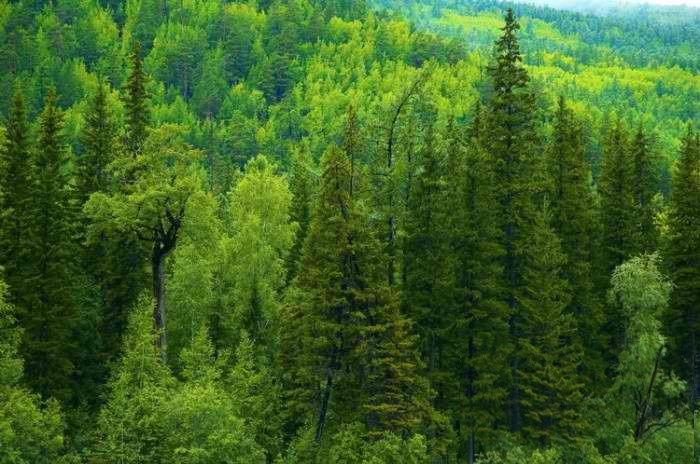
#> input picture assignment_3/image.jpg, 700 x 464 px
$ python app.py
#> lines starting #> are read from the running program, lines starting #| are printed output that depends on the picture; after the words box and inside, x2 and y2 are one past the last pixel; in counts of white or black regions, pixels touching at a corner belong together
import numpy as np
import cv2

image = cv2.imread('image.jpg')
#> image is the input picture: shape (464, 700, 3); mean B, G, R 36.5, 98.6, 61.6
(image_h, image_w, _) = image.shape
#> image_h = 464; image_w = 700

res_image = np.zeros((image_h, image_w // 2 * 3, 3), np.uint8)
res_image[:, : image_w] = image
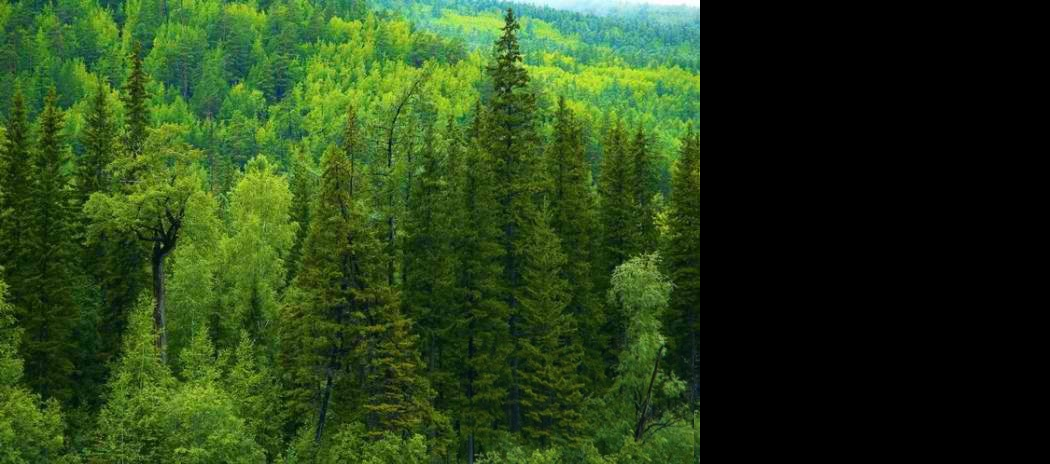
#> res_image: shape (464, 1050, 3); mean B, G, R 24.3, 65.7, 41.1

image2 = cv2.Canny(image, 200, 400)
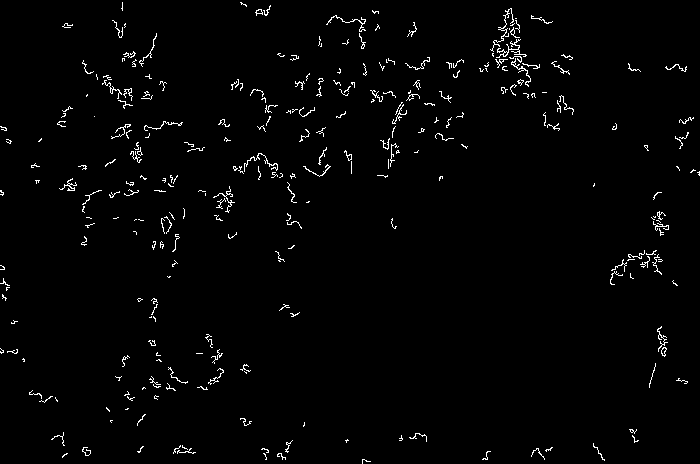
#> image2: shape (464, 700); 1.8% white in thin lines or dots
image2.resize(image_h, image_w, 1)
image2 = np.tile(image2, (1, 1, 3))
#> image2: shape (464, 700, 3); 1.8% white in thin lines or dots
image2 = cv2.resize(image2, None, fx=0.5, fy=0.5)
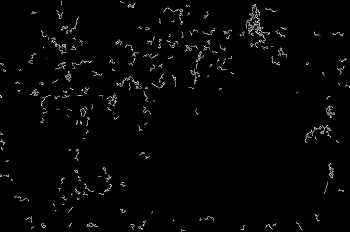
#> image2: shape (232, 350, 3); min 0, max 255, mean 4.5
res_image[: image_h // 2, image_w :] = image2
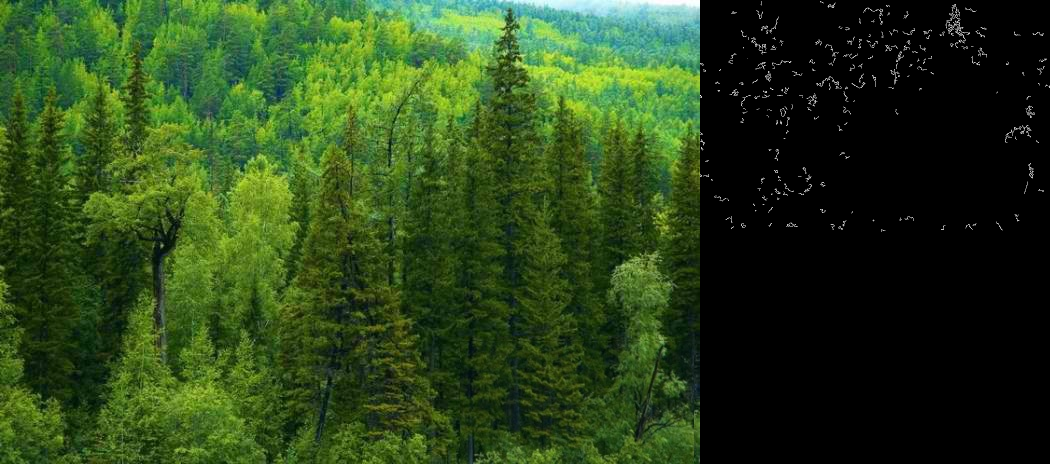
#> res_image: shape (464, 1050, 3); 0.65% of pixels changed, all inside (x1, y1, x2, y2) = (700, 1, 1050, 232)

image3 = cv2.blur(image, (7, 7))
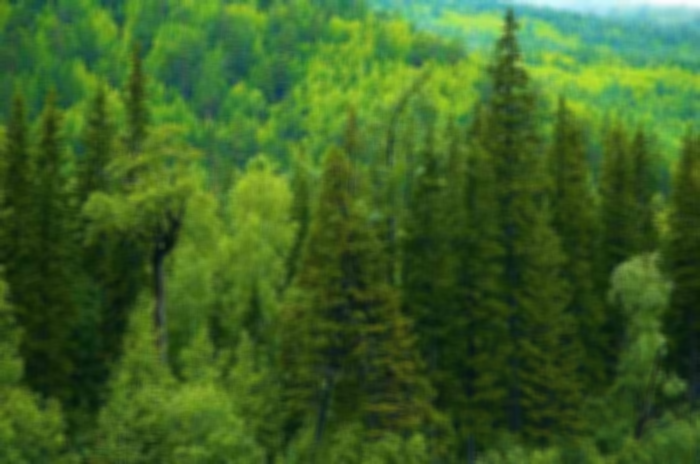
#> image3: shape (464, 700, 3); mean B, G, R 36.5, 98.6, 61.6
image3 = cv2.resize(image3, None, fx=0.25, fy=0.25)
#> image3: shape (116, 175, 3)
res_image[image_h // 2 : image_h // 4 * 3, image_w : image_w // 4 * 5] = image3

image4 = cv2.GaussianBlur(image, (7, 7), 0)
image4 = cv2.resize(image4, None, fx=0.25, fy=0.25)
#> image4: shape (116, 175, 3)
res_image[image_h // 2 : image_h // 4 * 3, image_w // 4 * 5 :] = image4

K = np.random.randint(0, 100, (7, 7))
K = K / K.sum()
image5 = cv2.filter2D(image, -1, K)
image5 = cv2.resize(image5, None, fx=0.25, fy=0.25)
#> image5: shape (116, 175, 3)
res_image[image_h // 4 * 3 :, image_w : image_w // 4 * 5] = image5

image6 = np.random.randint(0, 255, (image_h // 4, image_w // 4, 3))
res_image[image_h // 4 * 3 :, image_w // 4 * 5 :] = image6
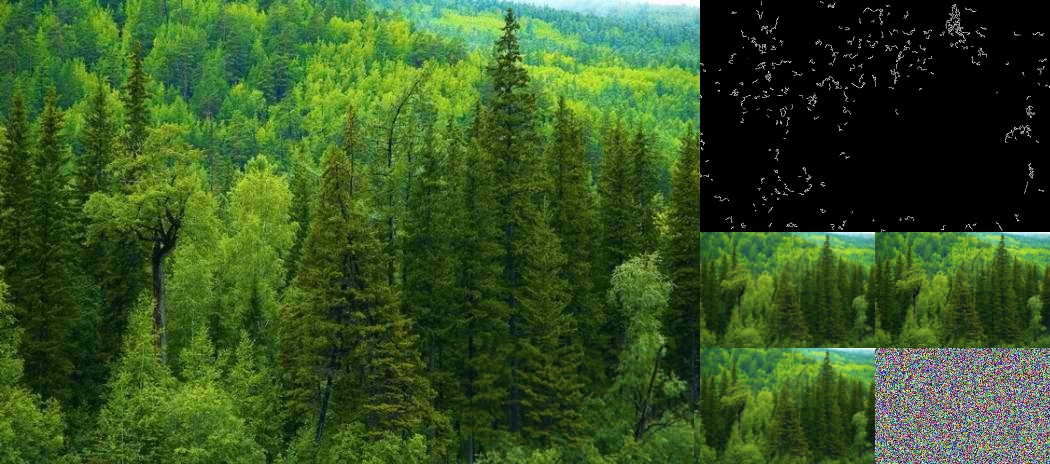
#> res_image: shape (464, 1050, 3); mean B, G, R 35, 84.1, 54.8

cv2.imshow('res_image', res_image)
k = cv2.waitKey(0)
#> (key Esc is pressed here)
cv2.imwrite('res_image.jpg', res_image)
cv2.destroyAllWindows()

$ run again, with assignment_3/img.jpg copied over assignment_3/image.jpg
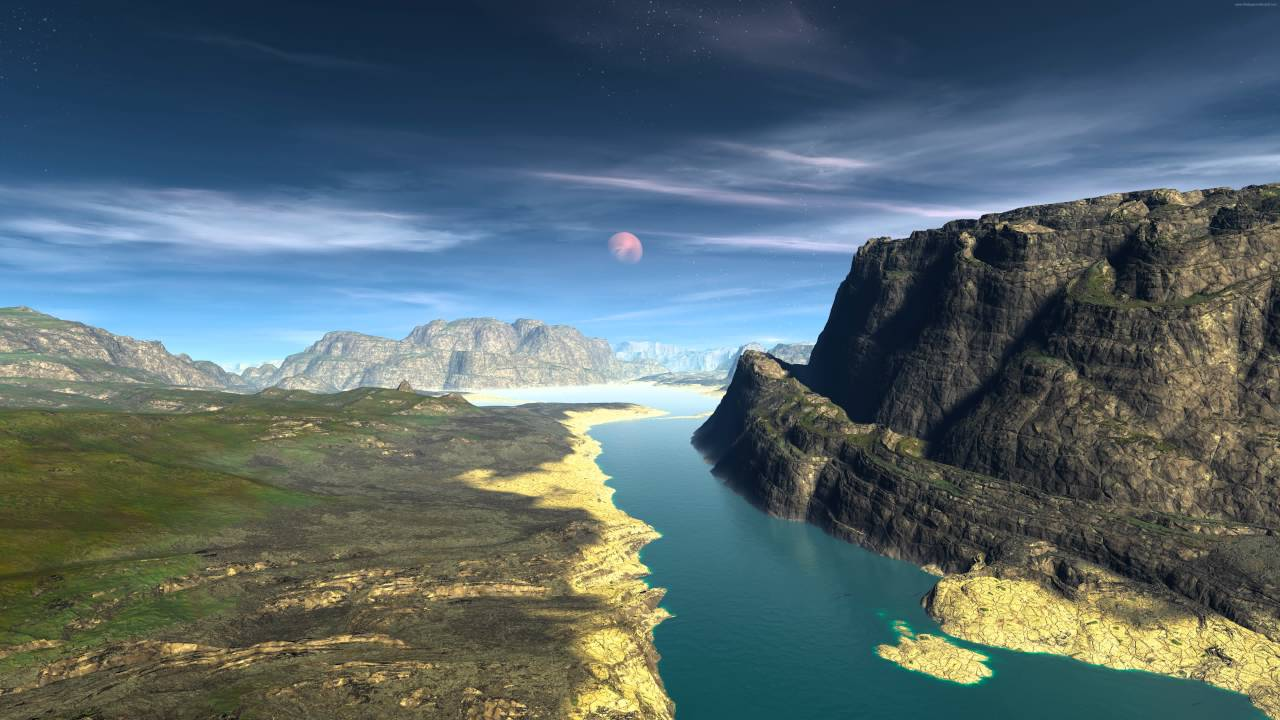
#> input picture assignment_3/img.jpg, 1280 x 720 px
#> image is the input picture: shape (720, 1280, 3); mean B, G, R 108.4, 103.6, 86.5
#> `image2 = cv2.Canny(image, 200, 400)`:
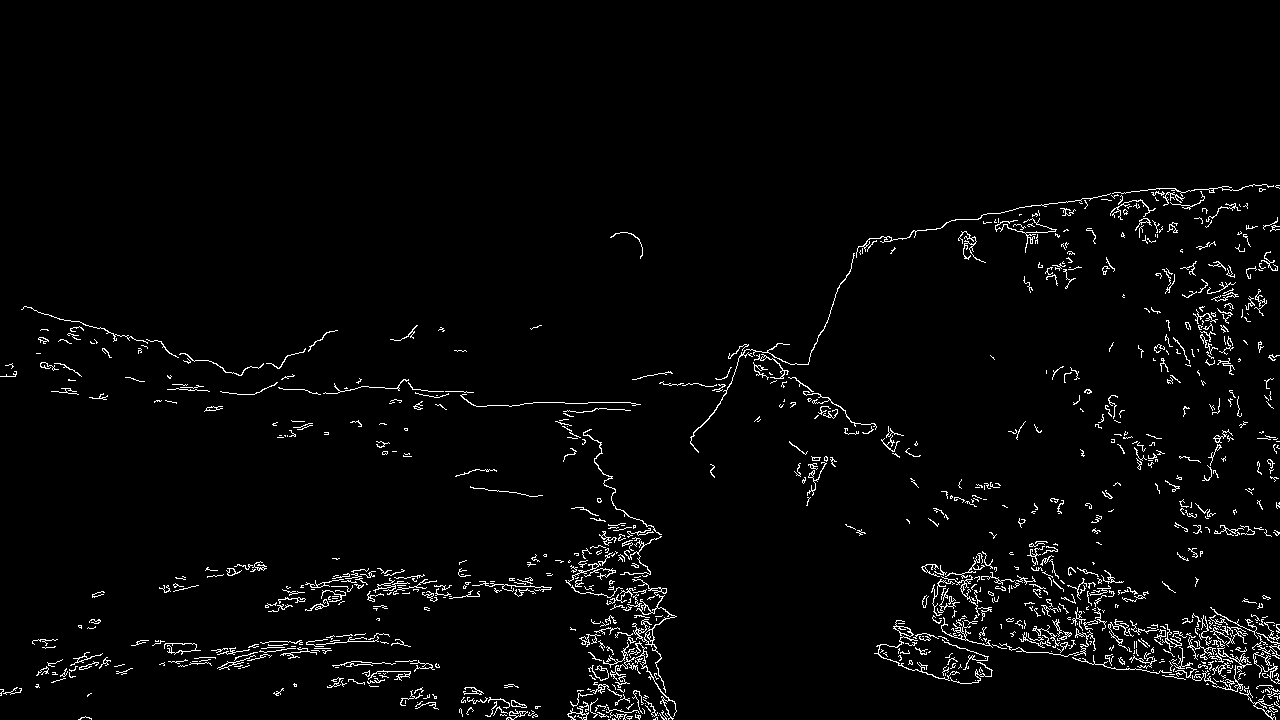
#> image2: shape (720, 1280); 2.7% white in thin lines or dots, all inside (x1, y1, x2, y2) = (0, 184, 1280, 720)
#> `res_image[image_h // 4 * 3 :, image_w // 4 * 5 :] = image6`:
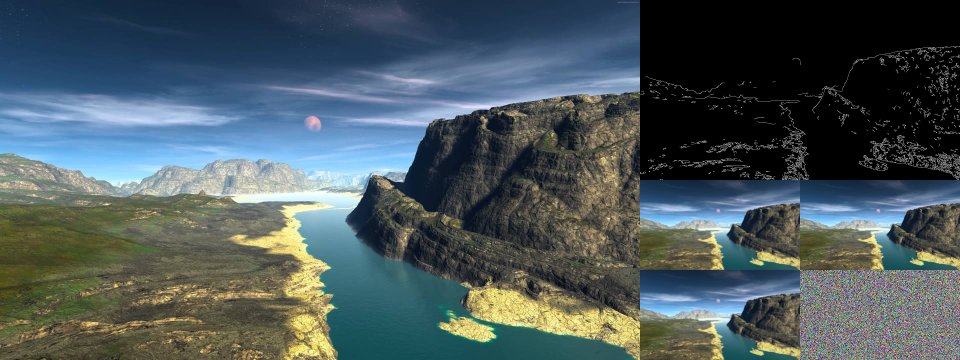
#> res_image: shape (720, 1920, 3) (shown at 1/2 size); mean B, G, R 92.3, 88.5, 74.9
